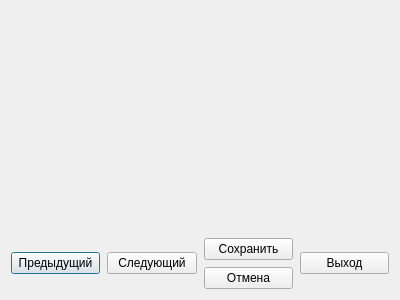
<?xml version="1.0" encoding="UTF-8"?>
<ui version="4.0">
 <class>EditPropertyDialog</class>
 <widget class="QDialog" name="EditPropertyDialog">
  <property name="geometry">
   <rect>
    <x>0</x>
    <y>0</y>
    <width>400</width>
    <height>300</height>
   </rect>
  </property>
  <property name="windowTitle">
   <string>EditPropertyDialog</string>
  </property>
  <layout class="QGridLayout" name="gridLayout_2" rowstretch="1,0,0,0">
   <item row="1" column="0">
    <layout class="QHBoxLayout" name="horizontalLayout" stretch="0,0,0,0">
     <property name="spacing">
      <number>7</number>
     </property>
     <item>
      <widget class="QPushButton" name="prevButton">
       <property name="text">
        <string>Предыдущий</string>
       </property>
      </widget>
     </item>
     <item>
      <widget class="QPushButton" name="nextButton">
       <property name="text">
        <string>Следующий</string>
       </property>
      </widget>
     </item>
     <item>
      <layout class="QVBoxLayout" name="verticalLayout">
       <item>
        <widget class="QPushButton" name="saveButton">
         <property name="text">
          <string>Сохранить</string>
         </property>
        </widget>
       </item>
       <item>
        <widget class="QPushButton" name="cancelButton">
         <property name="text">
          <string>Отмена</string>
         </property>
        </widget>
       </item>
      </layout>
     </item>
     <item>
      <widget class="QPushButton" name="exitButton">
       <property name="text">
        <string>Выход</string>
       </property>
      </widget>
     </item>
    </layout>
   </item>
   <item row="0" column="0">
    <widget class="QWidget" name="contentWidget" native="true">
     <layout class="QGridLayout" name="content"/>
    </widget>
   </item>
  </layout>
 </widget>
 <resources/>
 <connections/>
</ui>
